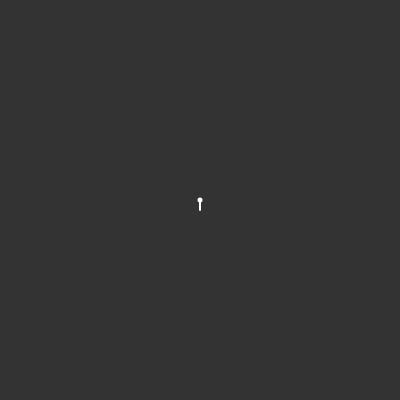
Frame 1 (no input)
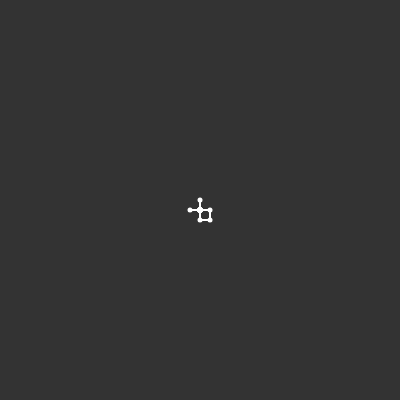
Frame 60 (no input)
Frame 120 (the mouse pressed at the canvas centre since frame 60): identical to frame 60, image omitted

The p5.js sketch that drew these frames (run headless with seeded random() and noise() and a simulated clock; from frame 60 on, the mouse is pressed at the canvas centre):

// p5.js sketch
// ── sketch.js

let allOptions = [
  { dx: 1, dy: 0 },
  { dx: -1, dy: 0 },
  { dx: 0, dy: 1 },
  { dx: 0, dy: -1 },
];
let x;
let y;
let spacing = 10;
let rows;
let cols;
let width = 400;
let height = 400;
let grid;

function isValid(i, j) {
  if (i < 0 || i >= cols || j < 0 || j >= rows) {
    return false;
  }
  return !grid[i][j];
}

function make2DArray(cols, rows) {
  let arr = new Array(cols);
  for (let i = 0; i < arr.length; i++) {
    arr[i] = new Array(rows);
  }
  return arr;
}
function setup() {
  createCanvas(width, height);
  cols = floor(width / spacing);
  rows = floor(height / spacing);
  x = cols / 2;
  y = rows / 2;
  background(51);
  grid = make2DArray(cols, rows);
  for (let i = 0; i < cols; i++) {
    for (let j = 0; j < rows; j++) {
      grid[i][j] = false;
    }
  }
  grid[x][y] = true;
}

function draw() {
  stroke(255);
  strokeWeight(spacing * 0.5);
  point(x * spacing, y * spacing);
  let options = [];
  for (let option of allOptions) {
    let newX = x + option.dx;
    let newY = y + option.dy;
    if (isValid(newX, newY)) {
      options.push(option);
    }
  }

  if (options.length > 0) {
    const r = floor(random(4));
    strokeWeight(2);
    stroke(255);
    beginShape();
    vertex(x * spacing, y * spacing);
    switch (r) {
      case 0:
        x = x + 1;
        break;
      case 1:
        x = x - 1;
        break;
      case 2:
        y = y + 1;
        break;
      case 3:
        y = y - 1;
        break;
    }
    vertex(x * spacing, y * spacing);
    endShape();
    grid[x][y] = true;
  }
}
